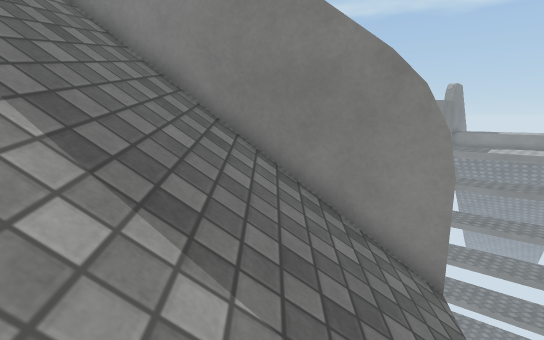
View 1 (above)

15 first-person views from a walk through a scene from a Unity 3-D project. The camera is 1.3 m above the floor, tilts 10° down and sees 85° across. The floor is counted in squares, 0.5 m on a side. Each view is taken from the middle of a square. On the plan, view 1 faces up. The plan holds only what a view shows up to about 19 squares ahead; the rest is blank. The place goes on beyond the plan. The player character is not drawn. Some animated figures are left out. Surface patterns are stand-ins for the level's own textures.

View 2
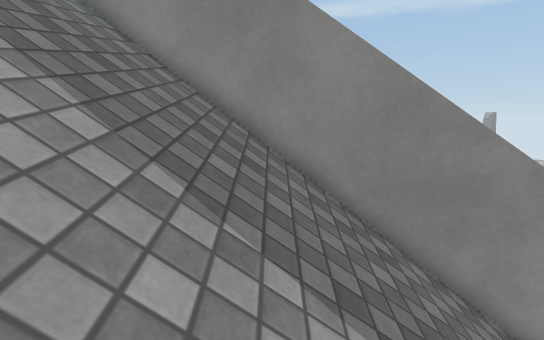

View 3
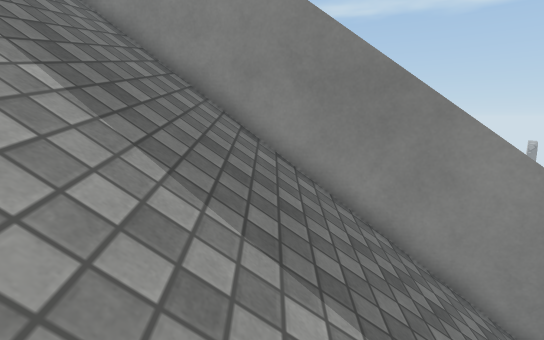

View 4
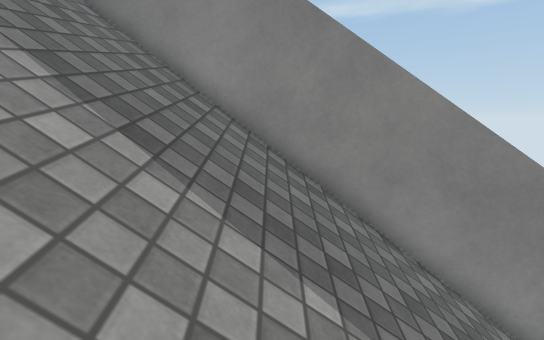

View 5
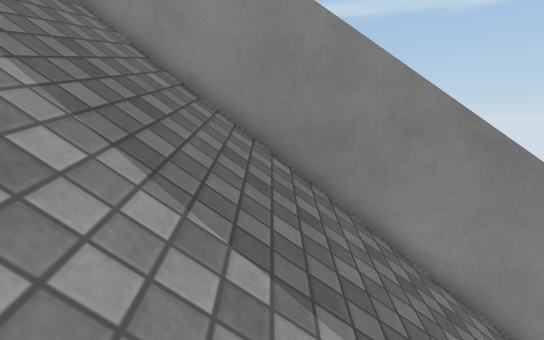

View 6
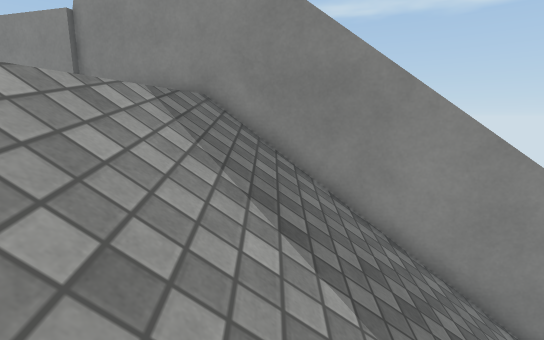

View 7
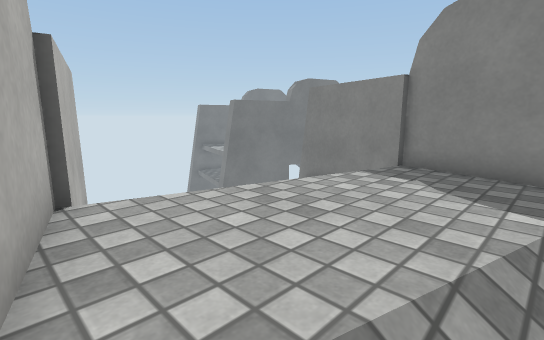

View 8
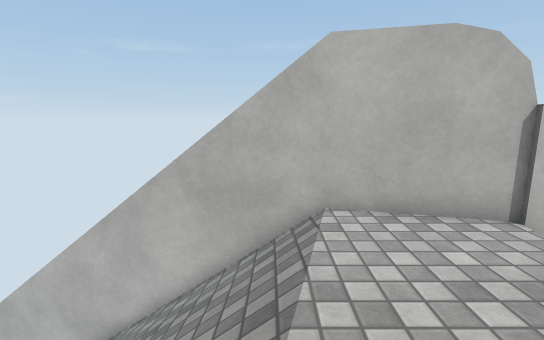

View 9
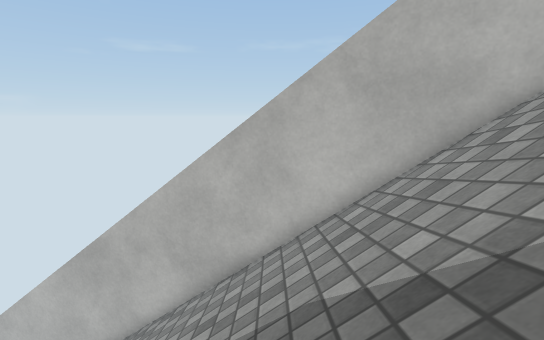

View 10
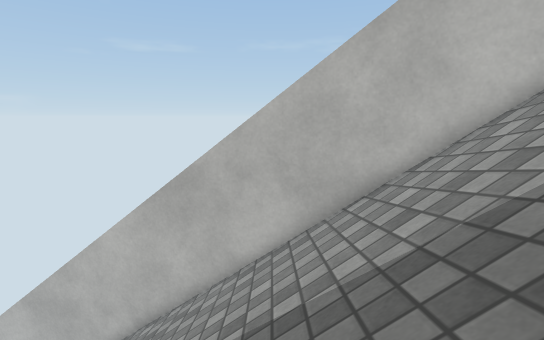

View 11
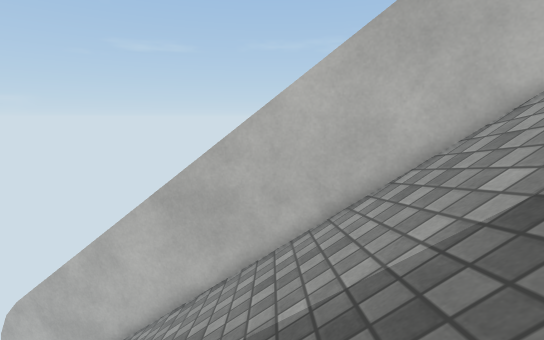

View 12
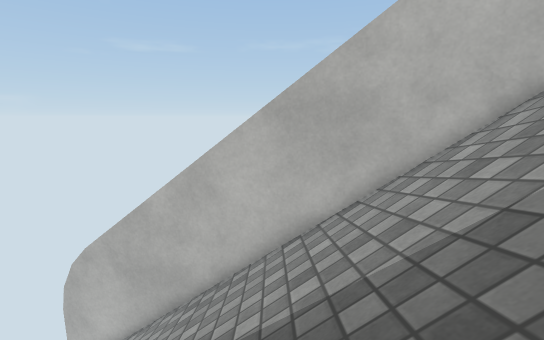

View 13
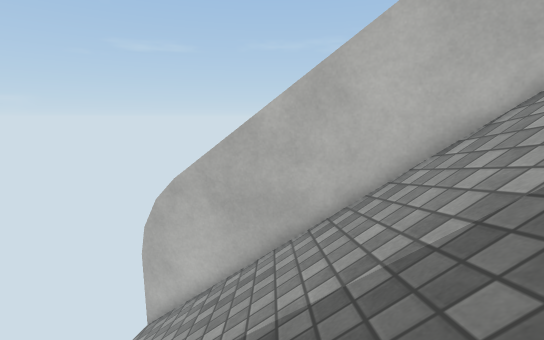

View 14
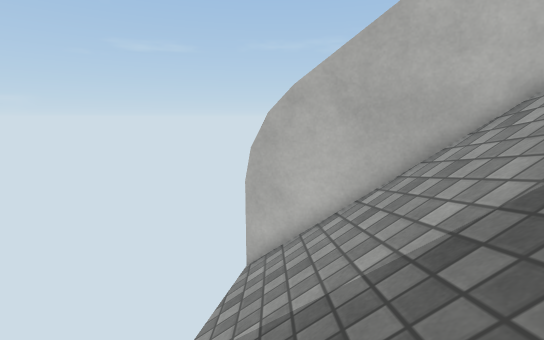

View 15
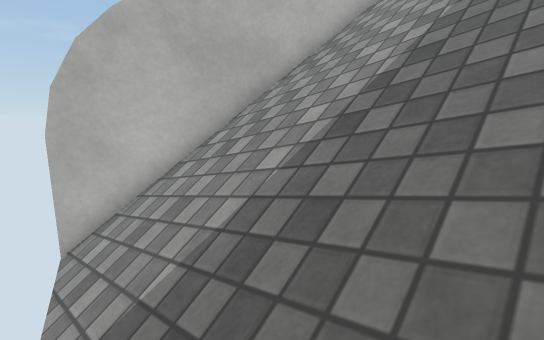

### Floor plan
Key: @ floor where view 1 was taken; # wall or solid block; . floor; / step, stairs or slope; ^ raised ledge; v drop or lower ground.
Columns run from 35 left of view 1 to 4 right of it. Each row starts with its distance up from view 1.
 17 ^^^
 16  v^^^##
 15     v.#####
 14     ...../#####
 13    v...../////#####
 12    v...../////////#####
 11    v....//////////////####
 10    ...../////////////////#####
  9   v...../////////////////////#####
  8 v v...../////////////////////////#####
  7 ^^##...//////////////////////////////###
  6    #### ///////////////////////////////
  5       #####////////////////////////////
  4           #####////////////////////////
  3               #####///////////////////
  2                   #####///////////////
  1                       #####///////////
  0                          #####/////@//
 -1                              #####///
 -2                                  #####

Where each view was taken, in squares from view 1:
view 1: 0 up, 0 right, facing up
view 2: 0 up, 4 left, facing up
view 3: 1 up, 8 left, facing up
view 4: 2 up, 12 left, facing up
view 5: 4 up, 18 left, facing up
view 6: 5 up, 24 left, facing up
view 7: 6 up, 27 left, facing up-left
view 8: 14 up, 27 left, facing down
view 9: 13 up, 22 left, facing down
view 10: 12 up, 18 left, facing down
view 11: 10 up, 11 left, facing down
view 12: 9 up, 7 left, facing down
view 13: 8 up, 3 left, facing down
view 14: 7 up, 1 right, facing down
view 15: 6 up, 3 right, facing down-left
